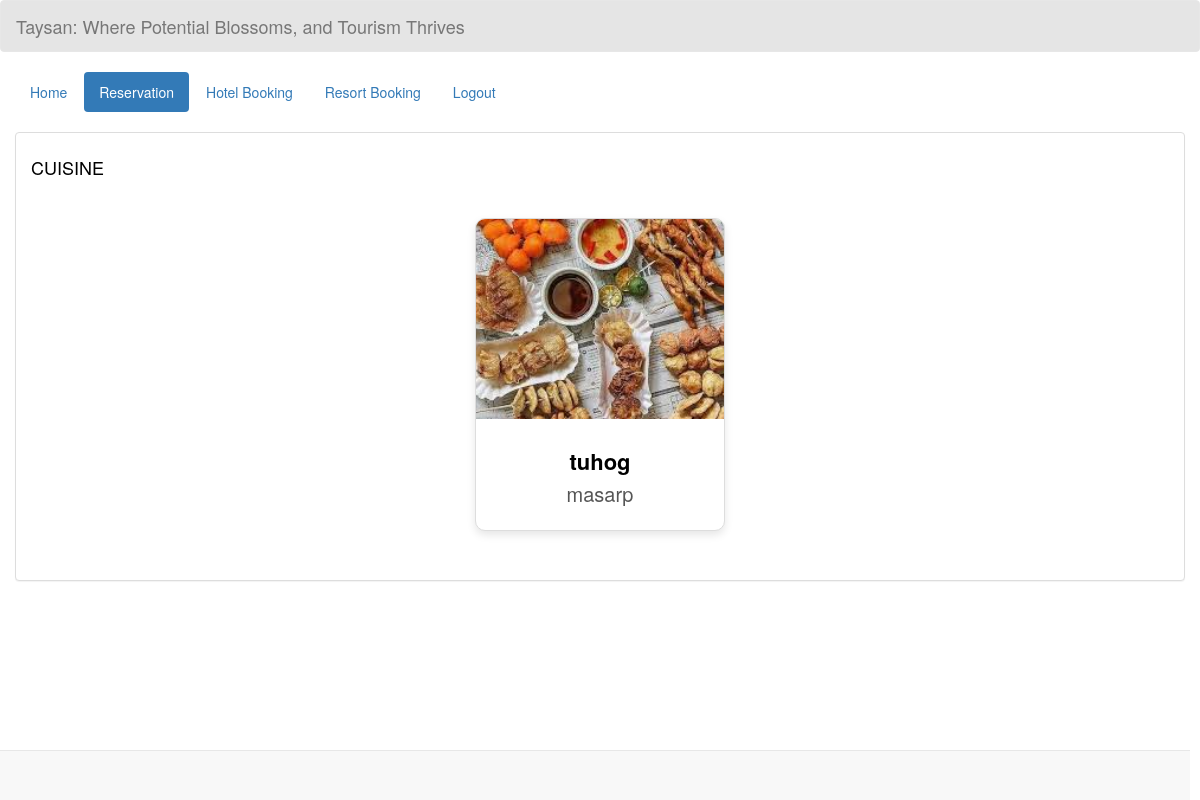
Before: /view_cuisine.php with the older database file.
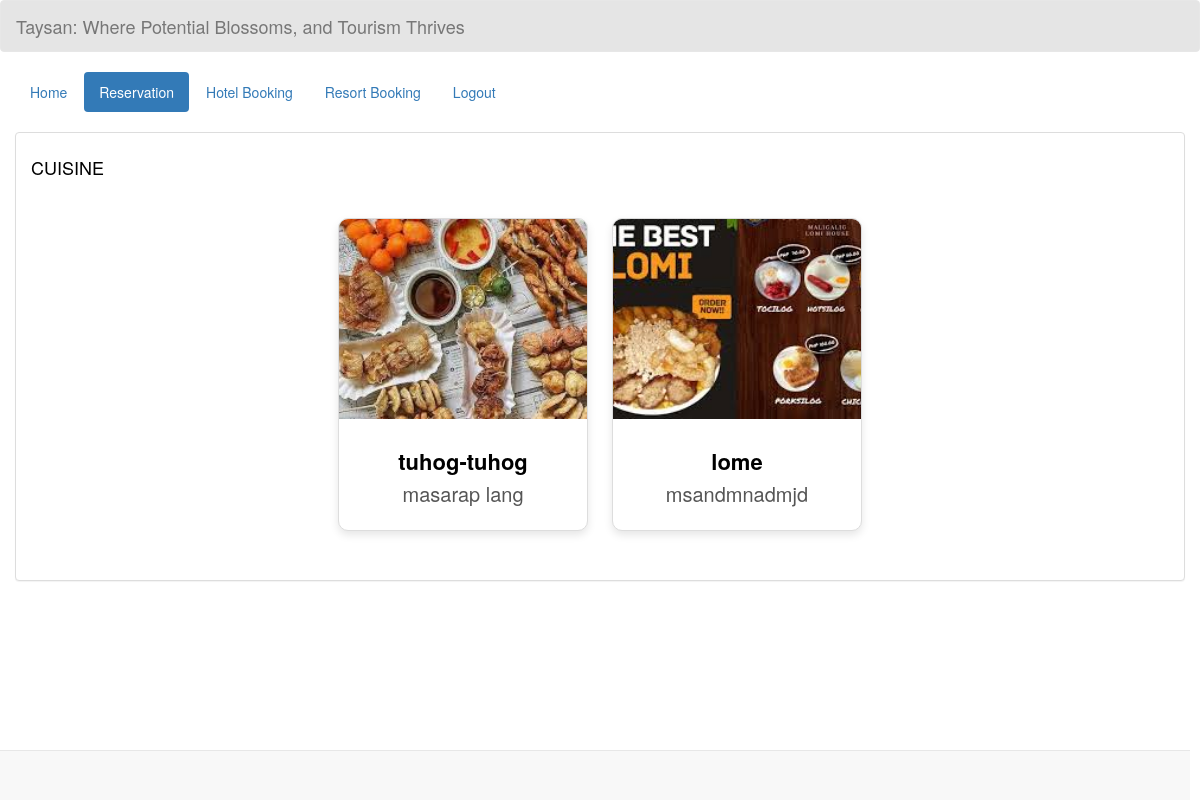
After: the same page with the newer database file.
### tables this page shows
CREATE TABLE `cuisine` (
  `cuisine_id` int(200) NOT NULL,
  `cuisine_name` varchar(200) NOT NULL,
  `descr` varchar(200) NOT NULL,
  `location` varchar(200) NOT NULL,
  `photo` varchar(200) NOT NULL
);

### view_cuisine.php (the view, shortened to what this page needs)
<!DOCTYPE html>
<html lang = "en">
	<head>
		<link rel = "stylesheet" type = "text/css" href = "css/bootstrap.css " />
		<link rel = "stylesheet" type = "text/css" href = "css/style.css" />
	</head>
<body>
	<nav style = "background-color:rgba(0, 0, 0, 0.1);" class = "navbar navbar-default">
		<div  class = "container-fluid">
			<div class = "navbar-header">
            <a class = "navbar-brand" >Taysan: Where Potential Blossoms, and Tourism Thrives</a>
			</div>
		</div>
	</nav>
	<div class = "container-fluid">
		<ul class = "nav nav-pills">
        <?php
            $id = isset($_GET['id']) ? $_GET['id'] : null;
            ?>
			<li><a href = "">Home</a></li>
			<li class = "active"><a href="reservation.php?id=<?php echo $id; ?>">Reservation</a></li>
            <li><a href="records.php?id=<?php echo $id; ?>">Hotel Booking</a></li>
            <li><a href="records_resort.php?id=<?php echo $id; ?>">Resort Booking</a></li>
			<li><a href = "login_user.php">Logout</a></li>
		</ul>
	</div>
	<br />
	<div class = "container-fluid">
		<div class = "panel panel-default">
			<div class = "panel-body">
		  <section class = "services sec-width" id = "services">
          <div class="title">
            <h4 style="color: black;">CUISINE </h4>
        </div>
            <div style="padding: 20px; text-align: center;">
            <?php
                require_once 'connection/connect.php';
                $query = $conn->query("SELECT * FROM `cuisine` ") or die(mysql_error());
                while($fetch = $query->fetch_array()){
                ?>
                    <div style="display: inline-block; width: 250px; border: 1px solid #ddd; border-radius: 10px; overflow: hidden; box-shadow: 0 4px 8px rgba(0, 0, 0, 0.1); background-color: #fff; margin: 10px; transition: all 0.3s ease;"
                        onmouseover="this.style.boxShadow='0 8px 16px rgba(0, 0, 0, 0.2)'; this.style.transform='scale(1.05)';"
                        onmouseout="this.style.boxShadow='0 4px 8px rgba(0, 0, 0, 0.1)'; this.style.transform='scale(1)';">
                        <img src="photo/<?php echo $fetch['photo']; ?>" alt="Room Image" style="width: 100%; height: 200px; object-fit: cover; transition: all 0.3s ease;"
                            onmouseover="this.style.transform='scale(1.1)';"
                            onmouseout="this.style.transform='scale(1)';">
                        <div style="padding: 10px; text-align: center;">
                            <h3 style="font-size: 2.2rem; margin-bottom: 5px; font-weight: bold; color: black;"><?php echo $fetch['cuisine_name']; ?></h3>
                            <h4 style="font-size: 2rem; color: #555; margin-bottom: 15px;"><?php echo $fetch['descr']; ?></h4>
                        </div>
                    </div>
                <?php
                }
                ?>
            </div>
        </section>
			</div>
		</div>
	</div>
	<br />
	<div style = "text-align:right; margin-right:10px;" class = "navbar navbar-default navbar-fixed-bottom">
	</div>
    </body>
</html>

Changed rows visible on the page:
changed cuisine: cuisine_name "tuhog" → "tuhog-tuhog"; descr "masarp" → "masarap lang"
added cuisine: photo (picture), cuisine_name "lome", descr "msandmnadmjd"
